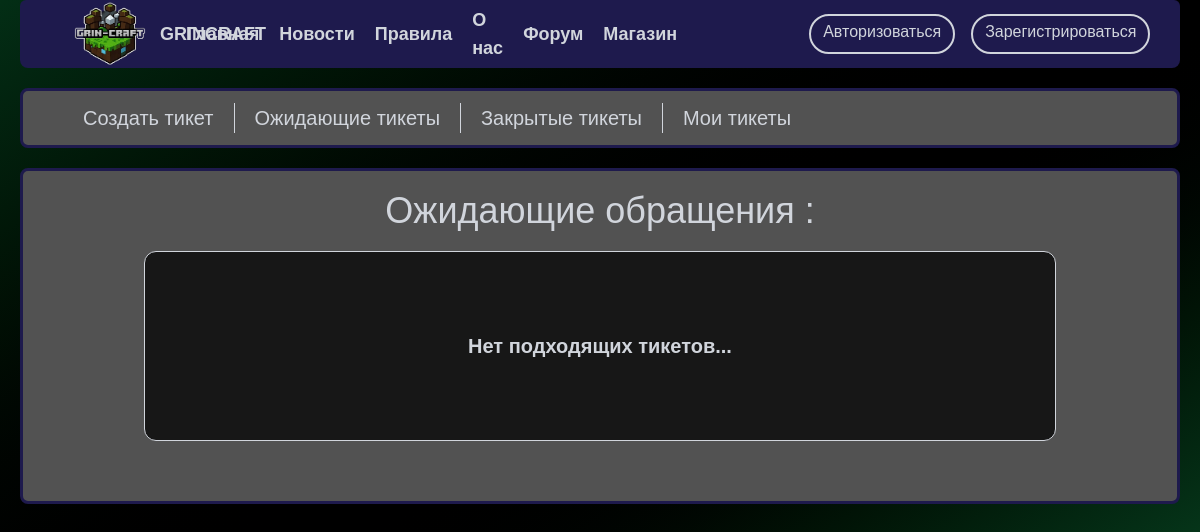
/forum/techsupport/waiting, run on an earlier commit of the app's database.
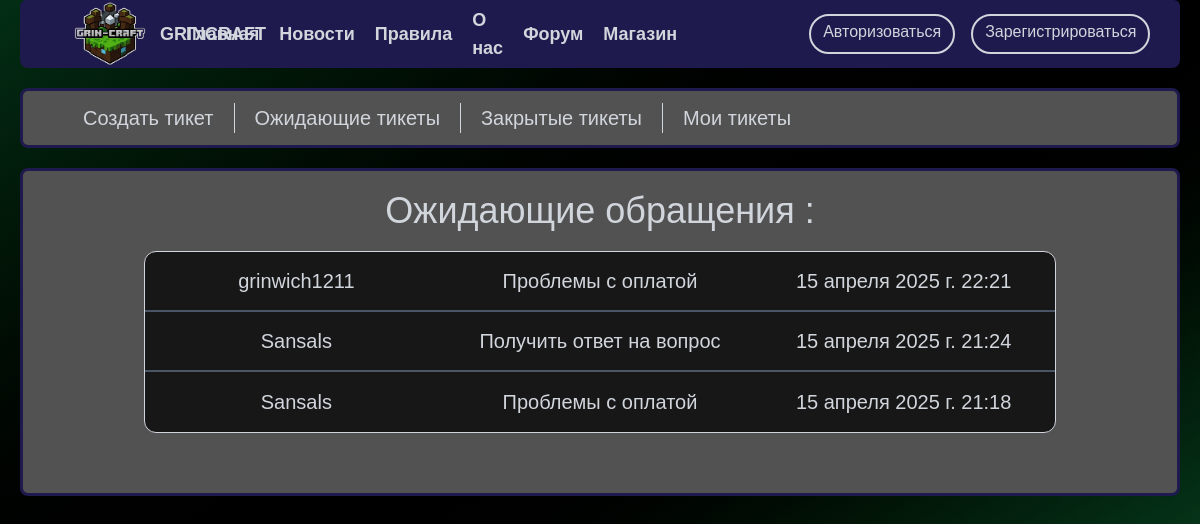
And on a later commit of the database.
### forum/models.py (models this page shows, shortened)
class ForumTechQuestions(models.Model):
    PROBLEMS_WITH_GAME_CLIENT = 'Проблемы с клиентом игры'
    PROBLEMS_WITH_SITE = 'Проблемы с сайтом'
    PROBLEMS_WITH_PAYMENT = 'Проблемы с оплатой'
    GET_ANSWER_THE_QUESTION = 'Получить ответ на вопрос'
    SUBJECT = {
        (PROBLEMS_WITH_GAME_CLIENT, 'Проблемы с клиентом игры'),
        (PROBLEMS_WITH_SITE, 'Проблемы с сайтом'),
        (PROBLEMS_WITH_PAYMENT, 'Проблемы с оплатой'),
        (GET_ANSWER_THE_QUESTION, 'Получить ответ на вопрос'),
    }
    subject = models.CharField('Раздел форума', max_length=52, choices= SUBJECT)
    user = models.ForeignKey(settings.AUTH_USER_MODEL,
                                 on_delete=models.CASCADE,
                                default=None,
                                related_name='questioner',
                                verbose_name = 'Создатель тикета'
                                 )
    question = models.TextField('Вопрос', max_length= 600 )
    proofs = models.CharField('Скриншот проблемы', max_length= 600, blank=True)
    date = models.DateTimeField(auto_now_add=True)
    is_resolved = models.BooleanField(default=False)
    class Meta:
        verbose_name = 'Вопрос на форумe'
        verbose_name_plural = 'Вопросы с форума'

### forum/views.py (the view)
# urls.py: path('techsupport/waiting', views.techsupport_waiting_view, name='techsupport_waiting'),
def techsupport_waiting_view(request):
    data= {
        'title_text':'Ожидающие обращения',
        'all_tickets': get_waiting_tickets(),
        'basket_value': basket_value(request),
    }
    return render(request, 'forum/techsupport/records.html', data)

### forum/services.py (called while the page is built)
def get_waiting_tickets():
    all_waiting_tickets = ForumTechQuestions.objects.order_by('-date').filter(is_resolved=False)
    return all_waiting_tickets

### shop/services.py (called while the page is built)
def get_all_user_baskets(request):
    """Только не оплаченные корзины"""
    try:
        products = Baskets.objects.filter(user=get_user(request), is_purchased = False)
        logger.info(
            f'{datetime.datetime.now()} |INFO| '
            f'Username: {get_username(request)} |'
            f' |shop.services| '
            f'User get all objects from Baskets'
        )
        return products
    except Exception:
        logger.error(
            f'{datetime.datetime.now()} |ERROR| '
            f'Username: {get_username(request)} |'
            f' |shop.services| '
            f'User failed get all objects from Baskets')

def basket_value(request):
    baskets = get_all_user_baskets(request)
    return baskets.total_value

### work/global_services.py (called while the page is built)
def get_user(request):
    if request.user.is_authenticated:
        return request.user
    else:
        return None

def get_username(request):
    if request.user.is_authenticated:
        return request.user.username
    else:
        return 'Нет пользователя'

### forum/templates/forum/techsupport/records.html (shortened to what this page needs)
{% extends 'forum/techsupport/techsupport_header.html' %}
{% block records %}
    <div class="m-5 bg-neutral-600 border-3 px-10 pt-5 pb-15 border-indigo-950 rounded-lg">
        <div class="text-center text-gray-300 text-4xl font-medium mb-5">{{title_text}} :</div>
        <div class="flex flex-col divide-y-2 divide-gray-600 w-[85%] m-auto border-1
         border-gray-1 bg-neutral-900 rounded-xl text-gray-300 text-xl font-medium">
            {% if all_tickets %}
                {% for el in all_tickets %}
                    {% if el.is_resolved == False %}
                        <a href="{% url 'techsupport_record' el.pk %}" class="grid grid-cols-3 justify-items-center h-15 items-center
                                                      hover:bg-neutral-800 hover:rounded-lg">
                            <div>{{el.user.username}}</div>
                            <div>{{el.subject}}</div>
                            <div>{{el.date}}</div>
                        </a>
                    {% endif %}
                {% endfor %}
            {% else %}
                <div class="col-span-3 text-center text-xl font-semibold my-20 text-gray-300">Нет подходящих тикетов...</div>
            {% endif %}
        </div>
    </div>
{% endblock %}

What changed in the data, as far as the page shows it:
added ForumTechQuestions: user.username "grinwich1211", subject "Проблемы с оплатой", date "15 апреля 2025 г. 22:21"
added ForumTechQuestions: user.username "Sansals", subject "Получить ответ на вопрос", date "15 апреля 2025 г. 21:24"
added ForumTechQuestions: user.username "Sansals", subject "Проблемы с оплатой", date "15 апреля 2025 г. 21:18"
Also different on the page:
text no longer shown: "Нет подходящих тикетов..."
